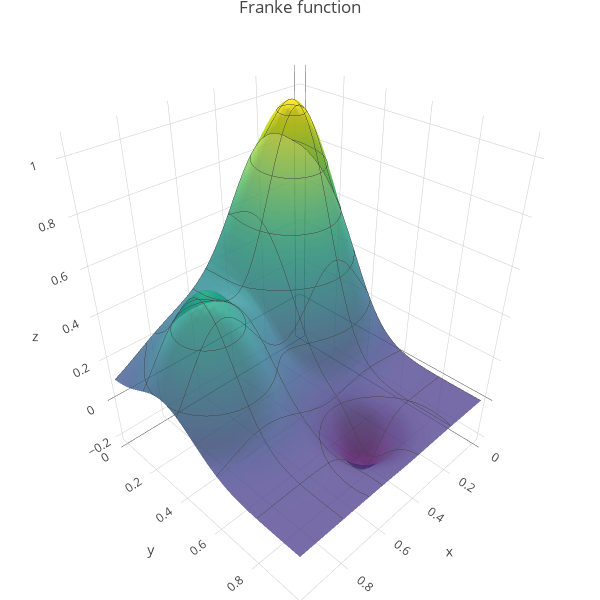

Notebook cell for this chart:
### Code cell
# https://plot.ly/python/
# https://plot.ly/python/offline/

# hover contour off
# https://community.plot.ly/t/trace-lines-appearing-on-hover/5801
data = [
    go.Surface(x=X, y=Y, z=Z, showscale=False, colorscale='Viridis', opacity=0.8,
               contours=dict(
                   x=dict(show=True, highlight=True),
                   y=dict(show=True,  highlight=True),
                   z=dict(show=True,  highlight=True),
               ),
    ),
]

layout = go.Layout(
    title='Franke function',
    autosize=False, 
    width=600, height=600,
    margin=dict(l=0, r=0, b=0, t=25),
    scene = dict(
        xaxis = dict(title='x'),
        yaxis = dict(title='y'),
        zaxis = dict(title='z'),
    )
)

fig = go.Figure(data=data, layout=layout)
iplot(fig)

### Figure 1 — Plotly figure (JSON) as saved in the notebook; plotly's stock layout.template omitted (floating-point values rounded to 4 significant figures; data arrays with more than 128 entries replaced by an {"elided": "..."} marker saying what was removed)
{"data": [{"colorscale": "Viridis", "contours": {"x": {"highlight": true, "show": true}, "y": {"highlight": true, "show": true}, "z": {"highlight": true, "show": true}}, "opacity": 0.8, "showscale": false, "type": "surface", "x": {"elided": "50x50 float values"}, "y": {"elided": "50x50 float values"}, "z": {"elided": "50x50 float values"}}], "layout": {"autosize": false, "height": 600, "margin": {"b": 0, "l": 0, "r": 0, "t": 25}, "scene": {"xaxis": {"title": "x"}, "yaxis": {"title": "y"}, "zaxis": {"title": "z"}}, "title": "Franke function", "width": 600}}
